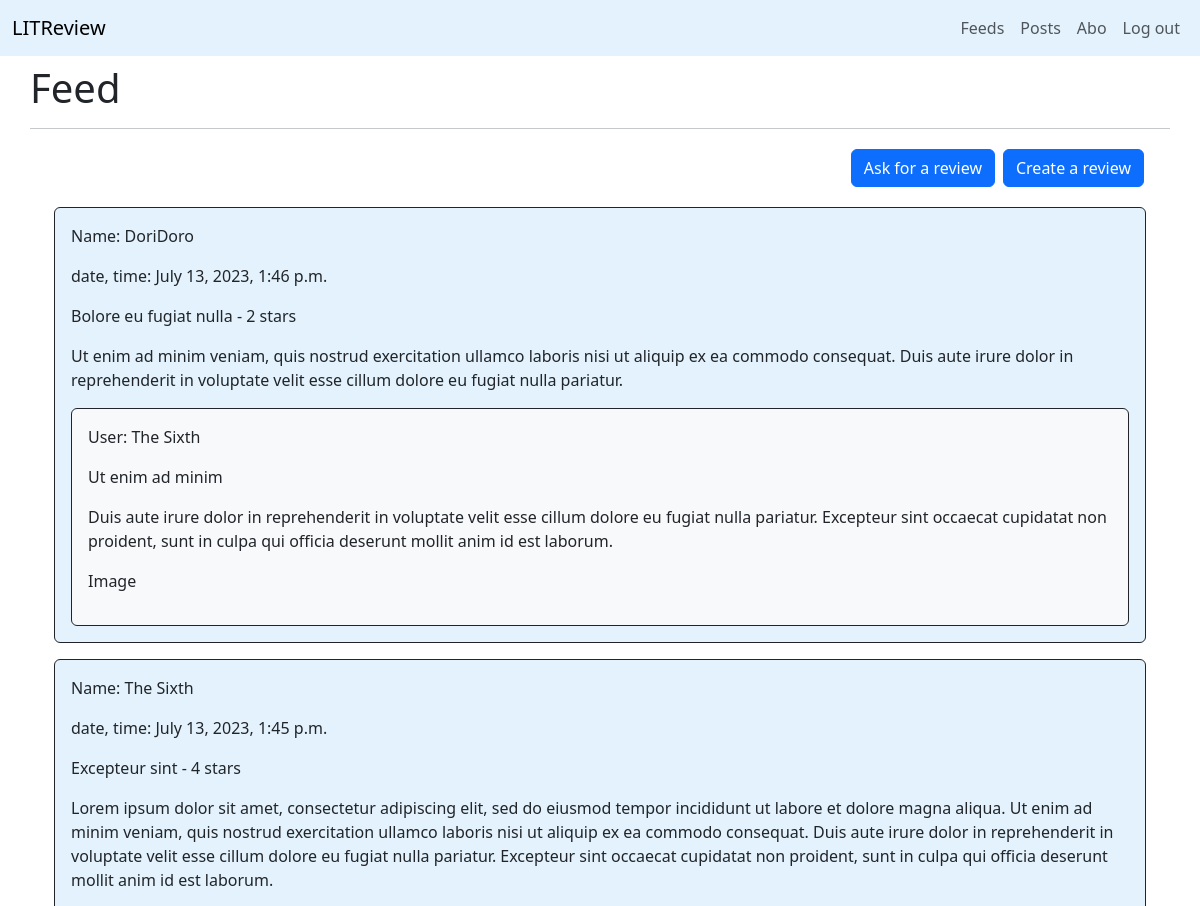
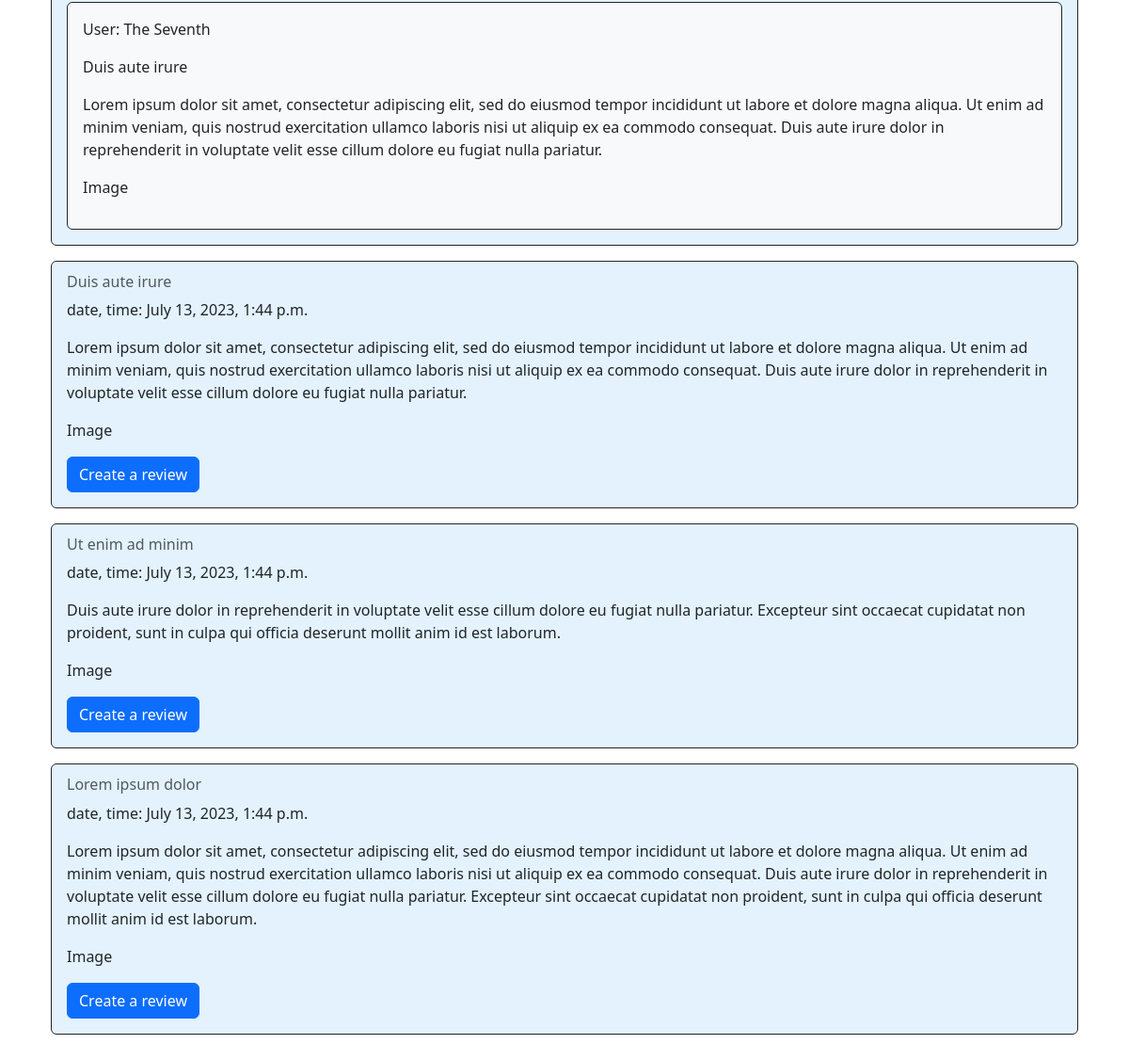
/review/, run on the app's committed database (2 pictures, top to bottom).
### review/models.py (models this page shows, shortened)
class Review(models.Model):
    class Meta:
        verbose_name = _("review")
        verbose_name_plural = _("reviews")
        ordering = ["-review_created"]
    ticket = models.ForeignKey(Ticket, on_delete=models.CASCADE, verbose_name=_("ticket"))
    rating = models.PositiveSmallIntegerField(
        validators=[MinValueValidator(0), MaxValueValidator(5)],
        verbose_name=_("rating")
    )
    headline = models.CharField(max_length=128, verbose_name=_("title of review"))
    body = models.TextField(verbose_name=_("comment"), blank=True)
    author = models.ForeignKey(
        settings.AUTH_USER_MODEL,
        on_delete=models.CASCADE,
        verbose_name=_("author"),
    )
    review_created = models.DateTimeField(auto_now_add=True, verbose_name=_("review created at"))

class Ticket(models.Model):
    class Meta:
        verbose_name = _("ticket")
        verbose_name_plural = _("tickets")
        ordering = ["-ticket_created"]
    title = models.CharField(max_length=128, verbose_name=_("title of ticket"))
    description = models.TextField(max_length=2048, verbose_name=_("description"), blank=True)
    creator = models.ForeignKey(
        settings.AUTH_USER_MODEL,
        on_delete=models.CASCADE,
        verbose_name=_("creator of ticket"),
    )
    image = models.ImageField(upload_to='images', verbose_name=_("image"), blank=True, null=True)
    ticket_created = models.DateTimeField(auto_now_add=True, verbose_name=_("ticket created at"))

### accounts/models.py (models this page shows)
class User(AbstractUser):
    class Meta:
        verbose_name = 'user'
        verbose_name_plural = 'users'
    USERNAME_FIELD = 'username'
    EMAIL_FIELD = 'email'
    REQUIRED_FIELDS = ['email']
    username = models.CharField(max_length=50, unique=True, verbose_name=_("user name"))
    email = models.EmailField(unique=True, verbose_name=_("email"))
    def __str__(self):
        return self.username

### review/views.py (the view)
# urls.py: path('review/', ReviewView.as_view(), name='review_page'),
class ReviewView(TemplateView):
    template_name = "review_page.html"
    def get_context_data(self, **kwargs):
        context = super().get_context_data(**kwargs)
        context['reviews'] = Review.objects.all()
        context['tickets'] = Ticket.objects.all()
        return context

### review/templates/review_page.html
{% extends 'base_layout.html' %}
{% block content %}
<div class="container main mt-4">
    <h1> Feed </h1>
    <hr>
    <div class="container justify-content-center">
      <div class="headline_feed">
        <a class="btn btn-primary m-1" href="{% url 'review:create_ticket' %}" role="button"> Ask for a review </a>
        <a class="btn btn-primary m-1" href="#" role="button"> Create a review </a>
      </div>
      {% for review in reviews %}
      <div class="container mt-3">
        <div class="card border-dark my-3 w-80" style="background-color: #e3f2fd;">
          <div class="card-body">
            <p> Name: {{ review.author }} </p>
            <p> date, time: {{ review.review_created }} </p>
            <p> {{ review.headline }} - {{ review.rating }} stars </p>
            <p> {{ review.body }} </p>
            <div class="card border-dark bg-light">
              <div class="card-body">
                <p> User: {{ review.ticket.creator }} </p>
                <p> {{ review.ticket.title }} </p>
                <p> {{ review.ticket.description }} </p>
                <p> Image </p>
              </div>
            </div>
          </div>
        </div>
      </div>
      {% endfor %}
      {% for ticket in tickets %}
      <div class="container mt-3">
        <div class="card border-dark my-3 w-80" style="background-color: #e3f2fd;">
          <div class="card-body">
            <h6 class="card-subtitle mb-2 text-muted"> {{ ticket.title }} </h6>
            <p> date, time: {{ ticket.ticket_created }} </p>
            <p class="card-text"> {{ ticket.description }} </p>
            <p> Image </p>
            <a class="btn btn-primary" href="#" role="button">Create a review</a>
          </div>
        </div>
      </div>
      {% endfor %}
    </div>
</div>
{% endblock %}

### ui/static/css/styles.css (style rules this page uses)
.main { padding: 40px 0; }
.headline_feed { display: flex; justify-content: flex-end; padding-right: 10px; width: 100%; }

### data on the page
Review: author "DoriDoro", review_created "July 13, 2023, 1:46 p.m.", headline "Bolore eu fugiat nulla", rating "2", body "Ut enim ad minim veniam, quis nostrud exercitation ullamco laboris nisi ut aliquip ex ea commodo consequat. Duis aute irure dolor in reprehenderit in voluptate velit esse cillum dolore eu fugiat nulla pariatur.", ticket.creator "The Sixth", ticket "Ut enim ad minim", ticket.description "Duis aute irure dolor in reprehenderit in voluptate velit esse cillum dolore eu fugiat nulla pariatur. Excepteur sint occaecat cupidatat non proident, sunt in culpa qui officia deserunt mollit anim id est laborum."
Review: author "The Sixth", review_created "July 13, 2023, 1:45 p.m.", headline "Excepteur sint", rating "4", body "Lorem ipsum dolor sit amet, consectetur adipiscing elit, sed do eiusmod tempor incididunt ut labore et dolore magna aliqua. Ut enim ad minim veniam, quis nostrud exercitation ullamco laboris nisi ut aliquip ex ea commodo consequat. Duis aute irure dolor in reprehenderit in voluptate velit esse cillum dolore eu fugiat nulla pariatur. Excepteur sint occaecat cupidatat non proident, sunt in culpa qui officia deserunt mollit anim id est laborum.", ticket.creator "The Seventh", ticket "Duis aute irure", ticket.description "Lorem ipsum dolor sit amet, consectetur adipiscing elit, sed do eiusmod tempor incididunt ut labore et dolore magna aliqua. Ut enim ad minim veniam, quis nostrud exercitation ullamco laboris nisi ut aliquip ex ea commodo consequat. Duis aute irure dolor in reprehenderit in voluptate velit esse cillum dolore eu fugiat nulla pariatur."
Ticket: title "Duis aute irure", ticket_created "July 13, 2023, 1:44 p.m.", description "Lorem ipsum dolor sit amet, consectetur adipiscing elit, sed do eiusmod tempor incididunt ut labore et dolore magna aliqua. Ut enim ad minim veniam, quis nostrud exercitation ullamco laboris nisi ut aliquip ex ea commodo consequat. Duis aute irure dolor in reprehenderit in voluptate velit esse cillum dolore eu fugiat nulla pariatur."
Ticket: title "Ut enim ad minim", ticket_created "July 13, 2023, 1:44 p.m.", description "Duis aute irure dolor in reprehenderit in voluptate velit esse cillum dolore eu fugiat nulla pariatur. Excepteur sint occaecat cupidatat non proident, sunt in culpa qui officia deserunt mollit anim id est laborum."
Ticket: title "Lorem ipsum dolor", ticket_created "July 13, 2023, 1:44 p.m.", description "Lorem ipsum dolor sit amet, consectetur adipiscing elit, sed do eiusmod tempor incididunt ut labore et dolore magna aliqua. Ut enim ad minim veniam, quis nostrud exercitation ullamco laboris nisi ut aliquip ex ea commodo consequat. Duis aute irure dolor in reprehenderit in voluptate velit esse cillum dolore eu fugiat nulla pariatur. Excepteur sint occaecat cupidatat non proident, sunt in culpa qui officia deserunt mollit anim id est laborum."
